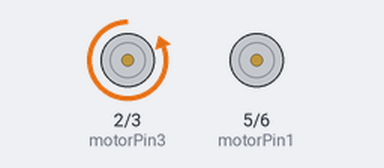
The sketch below on a simulated Arduino Uno, built with avr-gcc and run on an emulated ATmega328P. Parts: motor-driver pin pairs drawn as motors (green arrow = first pin HIGH = forward, orange = second pin HIGH = backward, longer = more drive).

Above: at 0.2 s.
At 3.2 s:
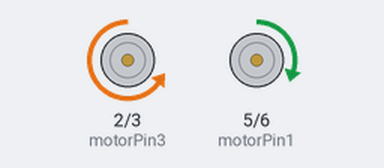
At 6.7 s:
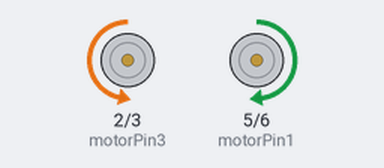
At 13.5 s:
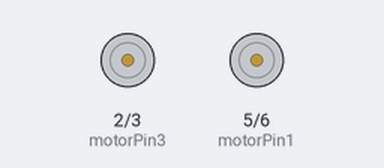
Timing chart, 0 to 18.9 s (numbered marks = the images above):
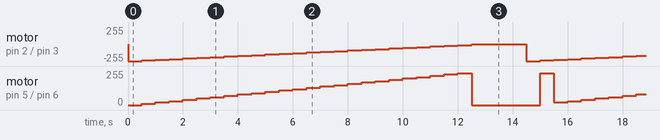

The sketch:

L293D_Test.ino
```cpp
//L293D
//Motor A
const int motorPin1  = 5;  // Pin 14 of L293
const int motorPin2  = 6;  // Pin 10 of L293
//Motor B
const int motorPin3  = 2; // Pin  7 of L293
const int motorPin4  = 3;  // Pin  2 of L293
//note that right now pin 2 is digital, rest can are analog

//This will run only one time.
void setup(){

    //Set pins as outputs
    pinMode(motorPin1, OUTPUT);
    pinMode(motorPin2, OUTPUT);
    pinMode(motorPin3, OUTPUT);
    pinMode(motorPin4, OUTPUT);

    //Motor Control - Motor A: motorPin1,motorpin2 & Motor B: motorpin3,motorpin4


}


void loop(){
   //digital motor output
 /* //This code  will turn Motor A clockwise for 2 sec.
    digitalWrite(motorPin1, HIGH);
    digitalWrite(motorPin2, LOW);
//    digitalWrite(motorPin3, LOW);
//    digitalWrite(motorPin4, LOW);
    delay(2000);

    //This code will turn Motor A counter-clockwise for 2 sec.
    digitalWrite(motorPin1, LOW);
    digitalWrite(motorPin2, HIGH);
//    digitalWrite(motorPin3, LOW);
//    digitalWrite(motorPin4, LOW);
    delay(2000);


    //This code  will turn Motor B clockwise for 2 sec.
//    digitalWrite(motorPin1, LOW);
//    digitalWrite(motorPin2, LOW);
    digitalWrite(motorPin3, HIGH);
    digitalWrite(motorPin4, LOW);
    delay(2000);

    //This code will turn Motor B counter-clockwise for 2 sec.
//    digitalWrite(motorPin1, LOW);
//    digitalWrite(motorPin2, LOW);
    digitalWrite(motorPin3, LOW);
    digitalWrite(motorPin4, HIGH);
    delay(2000);
*/
  for (int i = 0; i<250; i+=10){
    analogWrite(motorPin1, i);
    analogWrite(motorPin4, 255-i);
    delay(500);
  }


    //And this code will stop motors
    digitalWrite(motorPin1, LOW);
    digitalWrite(motorPin2, LOW);
    digitalWrite(motorPin3, LOW);
    digitalWrite(motorPin4, LOW);
    delay(2000);
}
```

Measured:
- by itself, motor on pin 2 (motorPin3) / pin 3 (motorPin4): ramps from backward 255/255 to stopped and jumps back, once every 14.5 s
- by itself, motor on pin 5 (motorPin1) / pin 6 (motorPin2): moves between stopped and forward 240/255, repeating every 14.5 s
